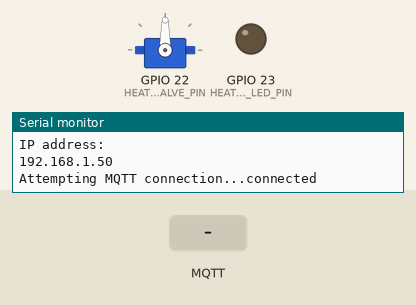
Bench run of a sketch on a simulated ESP32. Parts: servo, output pins drawn as LEDs (lit = HIGH), the last lines printed to the serial monitor. Inputs (shaded band) come from the test bench. WiFi joins after 1.5 s; servers stay silent unless stated; no MQTT or app messages arrive unless stated.

Above: at 3.2 s.
3.3 s: MQTT message "open" arrives on the first subscribed topic
At 4.3 s:
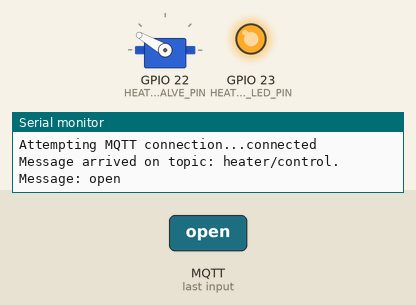
4.8 s: MQTT message "close" arrives on the first subscribed topic
At 5.4 s:
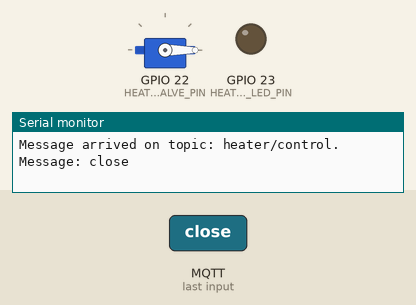
Timing chart, 0 to 7.8 s (numbered marks = the images above; inputs shaded):
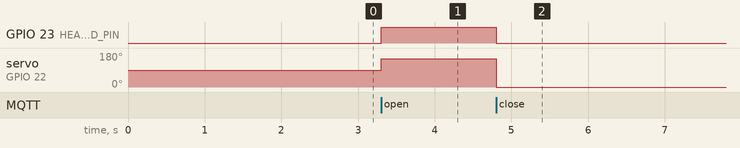

The sketch:

heater.ino
```cpp
/**********************************/
/*        ISEP MESCC CSLAB        */
/*             Heater             */
/*  Group 4                       */
/*    -> Carlos Rijo - 1101626    */
/*    -> João Fernandes - 1221973 */
/*                                */
/**********************************/

// Import Libraries
#include <WiFi.h>
#include <PubSubClient.h>
#include <string.h>
#include <Servo.h>

// Define Pins
#define HEATER_VALVE_PIN 22
#define HEATER_LED_PIN 23

// Define Network Settings
const char *ssid = "group4";
const char *password = "1122334455";


WiFiClient heaterClient;
const char *host = "192.168.1.253";
PubSubClient client(heaterClient);

// Define variables
Servo valve;
String deviceAddr = "";
char messageToSend[100];
long timestamp = 0;
int msg_rate = 2000;  // in milliseconds
unsigned long time_now = 0;
String officeID = "office1";
String actuatorType = "heater";
int val;

void setup() {
  Serial.begin(115200);  // BaudRate

  WiFi.begin(ssid, password);              // Begin Wifi service
  while (WiFi.status() != WL_CONNECTED) {  // Check if the device is connected to Network
    delay(2000);
    Serial.println("Connecting to WiFi");
  }
  Serial.print("WiFi connected to ");
  Serial.println(ssid);
  Serial.println("IP address: ");
  Serial.println(WiFi.localIP());
  client.setServer(host, 1883);
  client.setCallback(callback);

  deviceAddr = WiFi.macAddress();  // Get Device MAC Address

  valve.attach(HEATER_VALVE_PIN);
  pinMode(HEATER_LED_PIN, OUTPUT);
}

void callback(char *topic, byte *message, unsigned int length) {
  Serial.print("Message arrived on topic: ");
  Serial.print(topic);
  Serial.print(". Message: ");
  String messageLights;

  for (int i = 0; i < length; i++) {
    Serial.print((char)message[i]);
    messageLights += (char)message[i];
  }
  Serial.println();

  if (String(topic) == "heater/control") {
    if (messageLights == "open") {
      digitalWrite(HEATER_LED_PIN, HIGH);
      valve.write(150);
    } else if (messageLights == "close") {
      valve.write(0);
      digitalWrite(HEATER_LED_PIN, LOW);
    } else if (messageLights == "done") {
      valve.write(0);
      digitalWrite(HEATER_LED_PIN, LOW);
    }
  }
}

void reconnect() {
  // Loop until we're reconnected
  while (!client.connected()) {
    Serial.print("Attempting MQTT connection...");
    // Attempt to connect
    if (client.connect("heater")) {
      Serial.println("connected");
      // Subscribe
      client.subscribe("heater/control");
    } else {
      Serial.print("failed, rc=");
      Serial.print(client.state());
      Serial.println(" try again in 5 seconds");
      // Wait 5 seconds before retrying
      delay(5000);
    }
  }
}

void loop() {
  if (!client.connected()) {
    reconnect();
  }
  client.loop();

  int errorCode = 0;
  char heaterErrorString[8];

  dtostrf(errorCode, 1, 2, heaterErrorString);
  client.publish("heater/error", heaterErrorString);
}
```

Measured:
- after the input at 3.3 s, GPIO 23 (HEATER_LED_PIN): LOW → HIGH at once; servo on GPIO 22 (HEATER_VALVE_PIN): 90° → 150° at once
- after the input at 4.8 s, GPIO 23 (HEATER_LED_PIN): HIGH → LOW at once; servo on GPIO 22 (HEATER_VALVE_PIN): 150° → 0° at once
